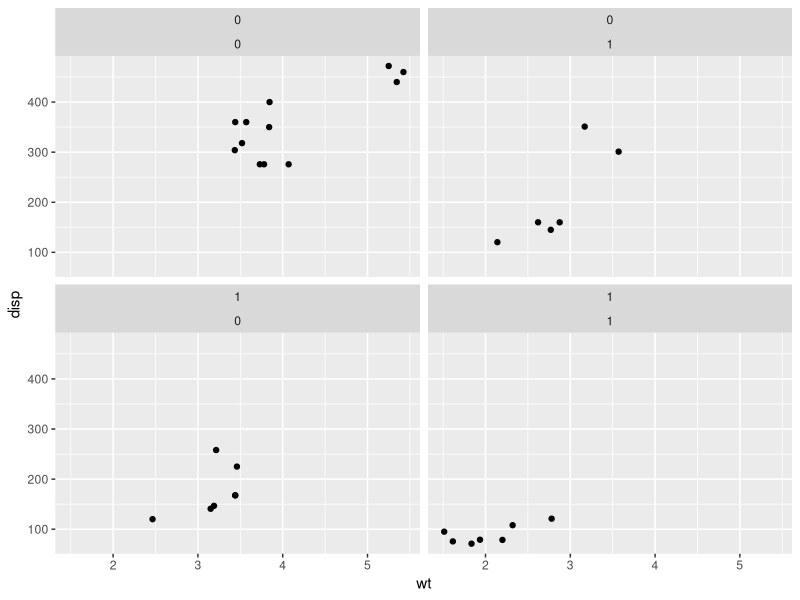
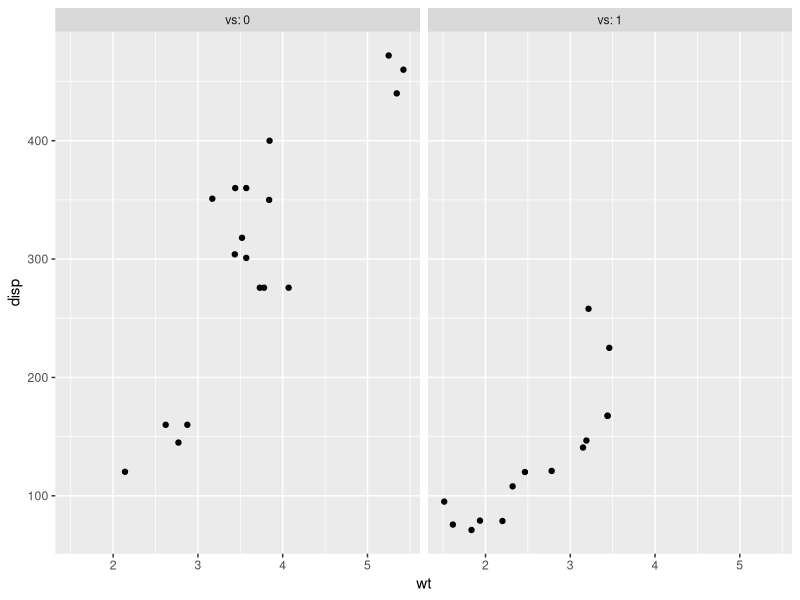
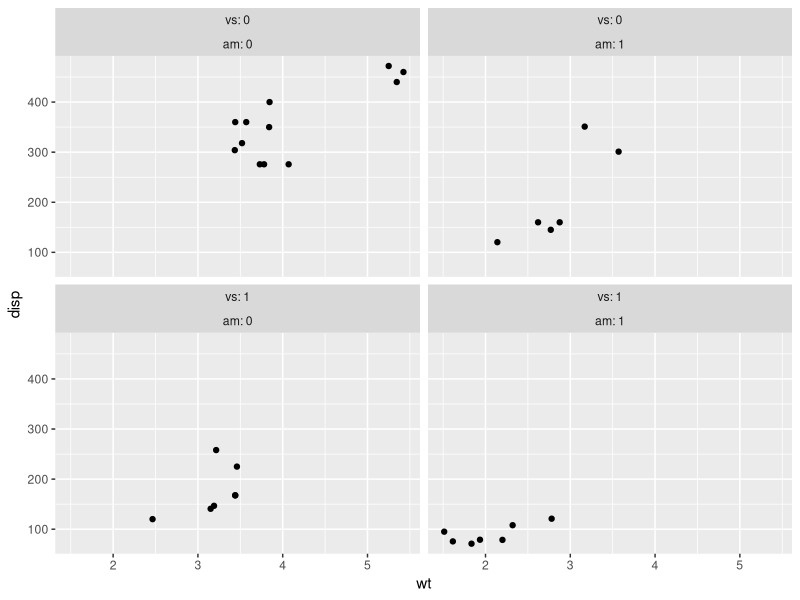
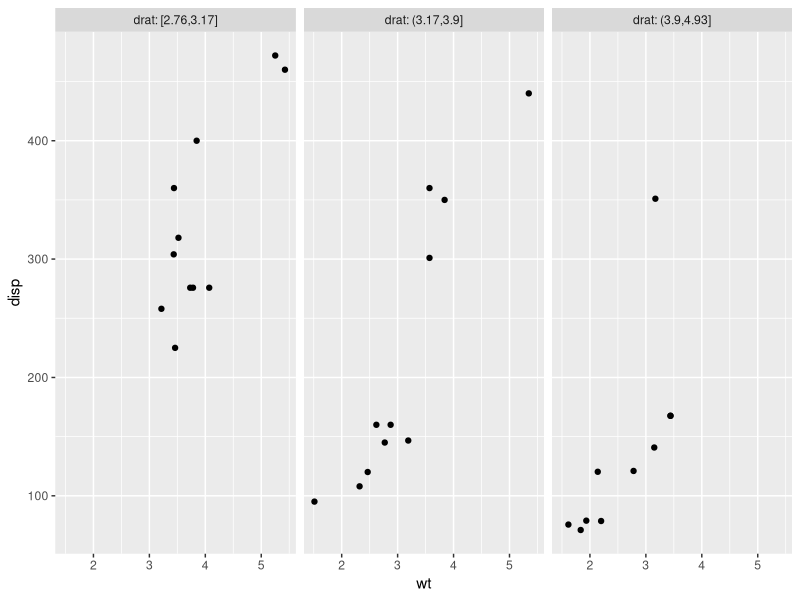
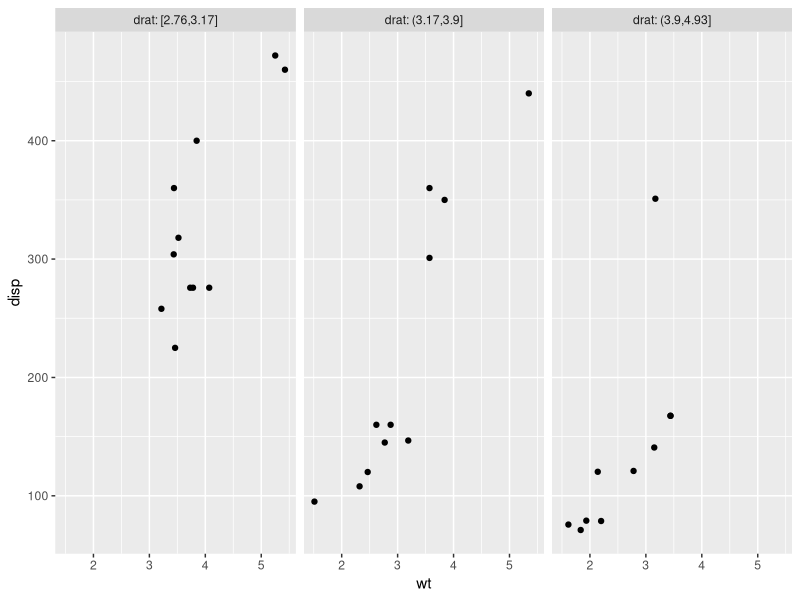

Source code (R) for these figures, in order:
# r2py crawler metadata
# package: ggplot2
# source_type: rd_example
# topic: vars.Rd
# source_file: C:\Users\bened\AppData\Local\R\win-library\4.5\ggplot2\help
# lines: 34

suppressPackageStartupMessages(library(ggplot2))
p <- ggplot(mtcars, aes(wt, disp)) + geom_point()
p + facet_wrap(vars(vs, am))

# vars() makes it easy to pass variables from wrapper functions:
wrap_by <- function(...) {
  facet_wrap(vars(...), labeller = label_both)
}
p + wrap_by(vs)
p + wrap_by(vs, am)

# You can also supply expressions to vars(). In this case it's often a
# good idea to supply a name as well:
p + wrap_by(drat = cut_number(drat, 3))

# Let's create another function for cutting and wrapping a
# variable. This time it will take a named argument instead of dots,
# so we'll have to use the "enquote and unquote" pattern:
wrap_cut <- function(var, n = 3) {
  # Let's enquote the named argument `var` to make it auto-quoting:
  var <- enquo(var)

  # `as_label()` will create a nice default name:
  nm <- as_label(var)

  # Now let's unquote everything at the right place. Note that we also
  # unquote `n` just in case the data frame has a column named
  # `n`. The latter would have precedence over our local variable
  # because the data is always masking the environment.
  wrap_by(!!nm := cut_number(!!var, !!n))
}

# Thanks to tidy eval idioms we now have another useful wrapper:
p + wrap_cut(drat)
